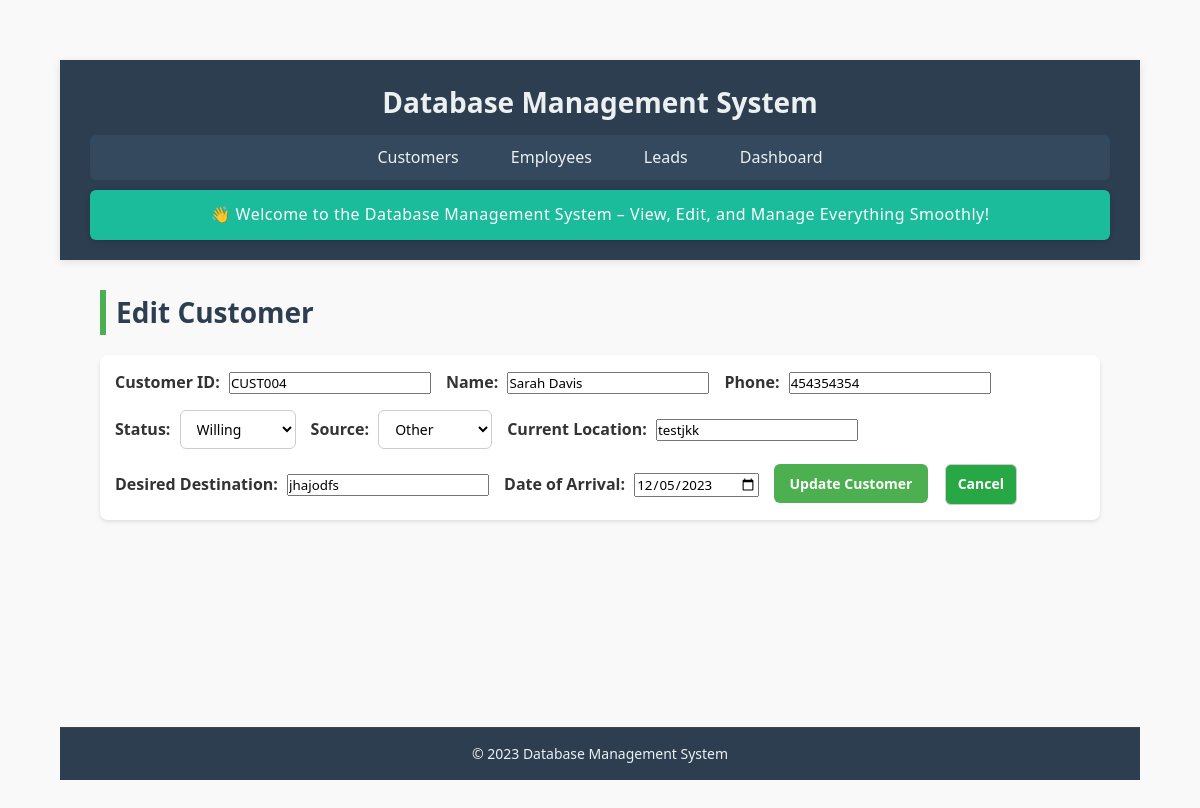
/customers/edit/CUST004, run on an earlier commit of the app's database.
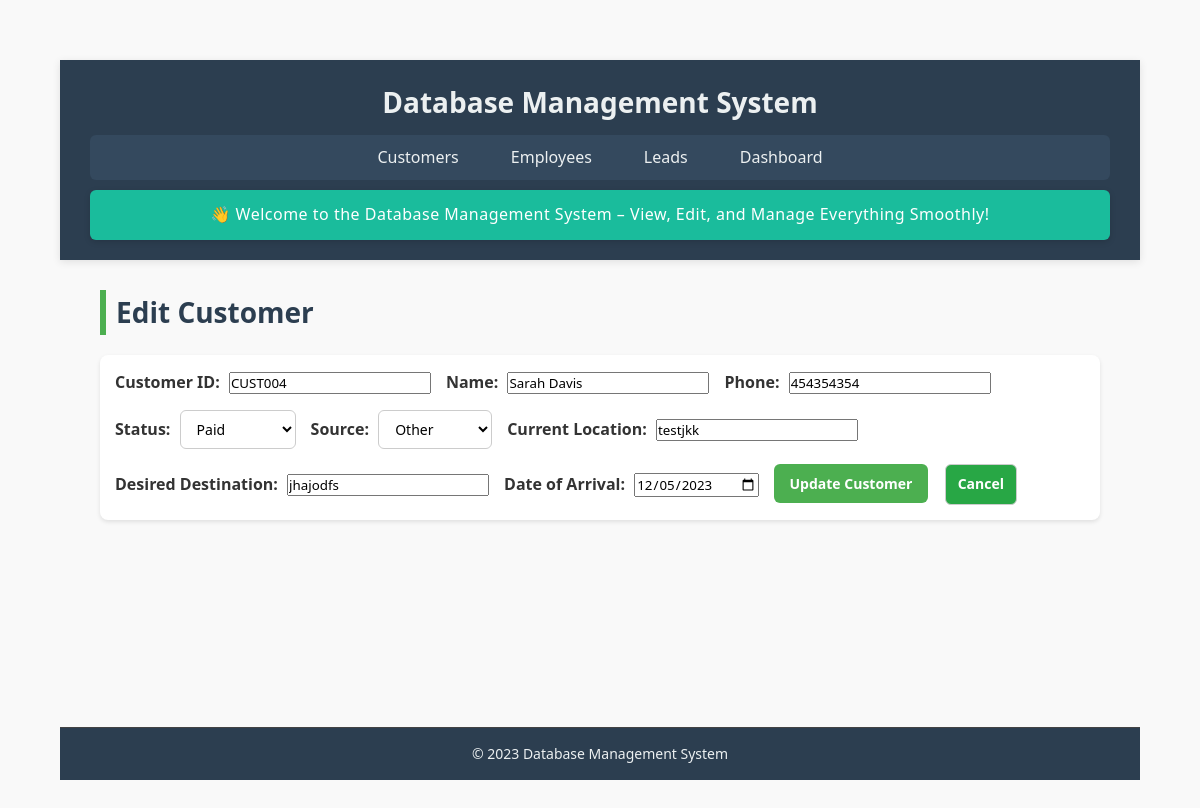
And on a later commit of the database.
### tables this page shows
CREATE TABLE customers (
    customerId TEXT PRIMARY KEY,
    customerName TEXT NOT NULL,
    phone TEXT NOT NULL,
    source TEXT NOT NULL,
    currentLocation TEXT NOT NULL,
    desiredDestination TEXT NOT NULL,
    dateOfArrival TEXT,
    createdAt TEXT DEFAULT CURRENT_TIMESTAMP,
    updatedAt TEXT DEFAULT CURRENT_TIMESTAMP
, status TEXT);

### app.py (the view, shortened to what this page needs)
@app.route('/customers/edit/<string:customer_id>', methods=['GET', 'POST'])
def edit_customer(customer_id):
    with closing(get_db_connection()) as conn:
        with closing(conn.cursor()) as cursor:
            cursor.execute("SELECT * FROM customers WHERE customerId = ?", (customer_id,))
            customer = cursor.fetchone()
    if not customer:
        flash("Customer not found.", "danger")
        return redirect(url_for('customers'))
    return render_template('edit_customer.html', customer=customer)

### app.py (called while the page is built)
def get_db_connection():
    conn = sqlite3.connect(DATABASE, timeout=10)
    conn.row_factory = sqlite3.Row
    conn.execute("PRAGMA journal_mode=WAL")
    return conn

### templates/edit_customer.html
{% extends "base.html" %}
{% block content %}
    <h2>Edit Customer</h2>
    <form method="POST">
        <div class="form-group">
            <label for="customerId">Customer ID:</label>
            <input type="text" id="customerId" name="customerId" value="{{ customer.customerId }}" readonly>
        </div>
        <div class="form-group">
            <label for="customerName">Name:</label>
            <input type="text" id="customerName" name="customerName" value="{{ customer.customerName }}" required>
        </div>
        <div class="form-group">
            <label for="phone">Phone:</label>
            <input type="text" id="phone" name="phone" value="{{ customer.phone }}" required>
        </div>
        <div class="form-group">
            <label for="status">Status:</label>
            <select id="status" name="status" required>
                {% for s in ['Pending', 'Contacted', 'Lost', 'Willing', 'Paid', 'Refund', 'Confirmed'] %}
                <option value="{{ s }}" {% if customer.status == s %}selected{% endif %}>{{ s }}</option>
                {% endfor %}
            </select>
        </div>
        <div class="form-group">
            <label for="source">Source:</label>
            <select id="source" name="source" required>
                {% for s in ['Facebook', 'WhatsApp', 'Reference', 'TikTok', 'Other'] %}
                <option value="{{ s }}" {% if customer.source == s %}selected{% endif %}>{{ s }}</option>
                {% endfor %}
            </select>
        </div>
        <div class="form-group">
            <label for="currentLocation">Current Location:</label>
            <input type="text" id="currentLocation" name="currentLocation" value="{{ customer.currentLocation }}" required>
        </div>
        <div class="form-group">
            <label for="desiredDestination">Desired Destination:</label>
            <input type="text" id="desiredDestination" name="desiredDestination" value="{{ customer.desiredDestination }}" required>
        </div>
        <div class="form-group">
            <label for="dateOfArrival">Date of Arrival:</label>
            <input type="date" id="dateOfArrival" name="dateOfArrival" value="{{ customer.dateOfArrival or '' }}">
        </div>
        <div class="form-group">
            <button type="submit" class="btn btn-edit">Update Customer</button>
            <a href="{{ url_for('customers') }}" class="btn btn-clear">Cancel</a>
        </div>
    </form>
{% endblock %}

What changed in the data, as far as the page shows it:
changed customers "CUST004": status "Willing" → "Paid"
